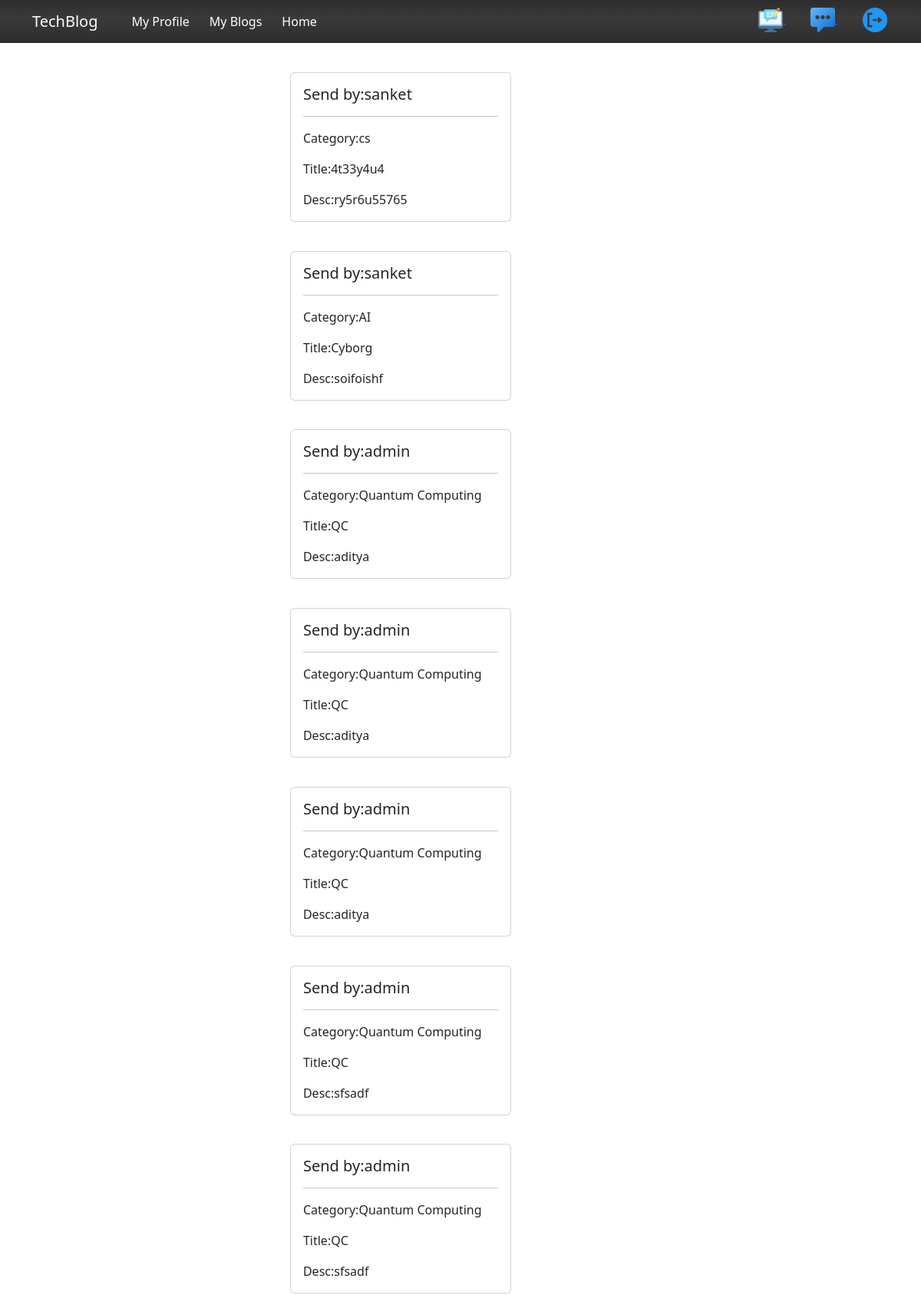
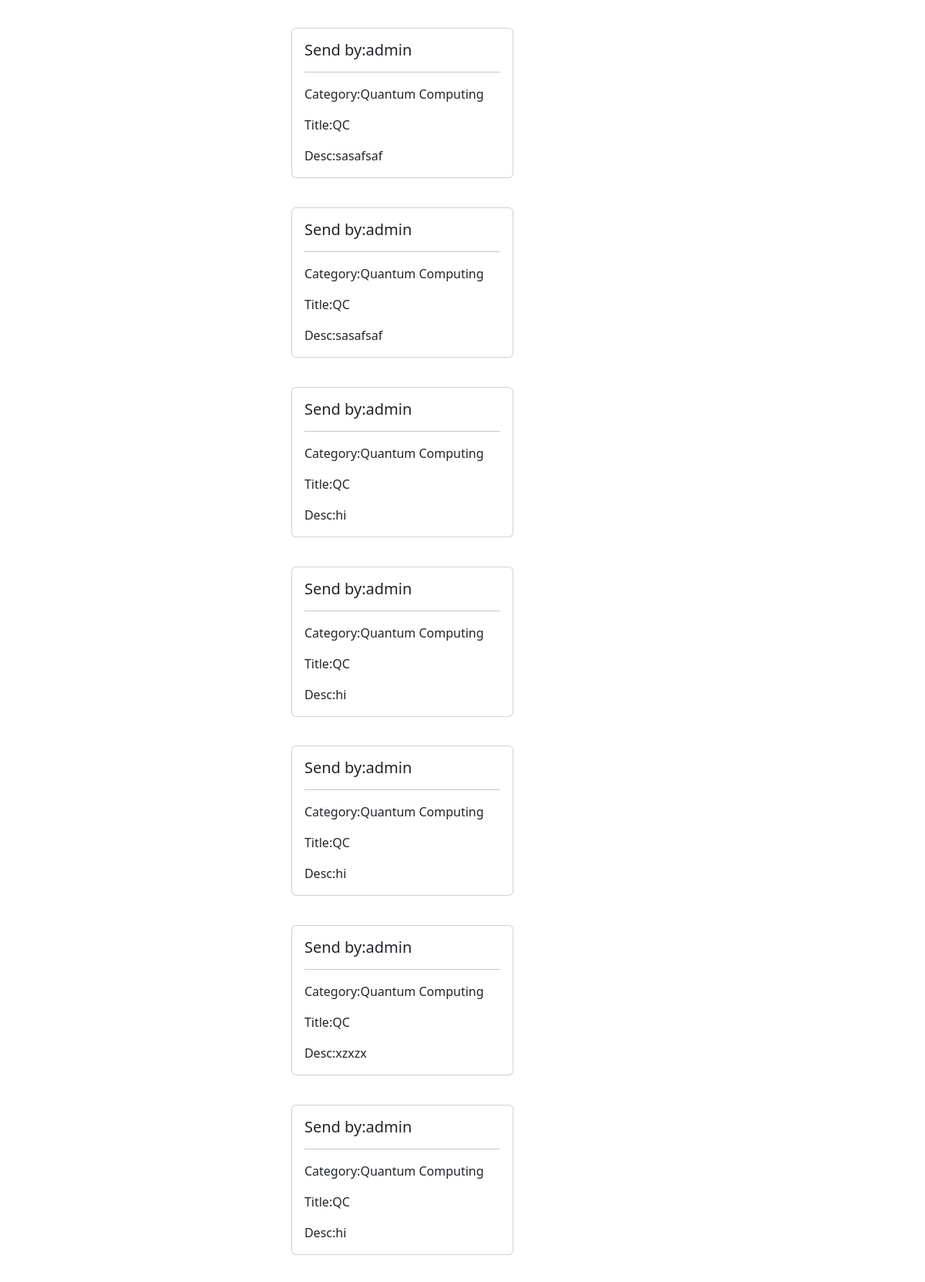
Screenshot of /myfeedbacks/ (signed in, upper part) with the database file from the repository (2 pictures, top to bottom).
### app/models.py (models this page shows, shortened)
class Feedback(models.Model):
    sno =models.AutoField(primary_key=True)
    toauthor = models.ForeignKey(User,on_delete=models.CASCADE)
    fcategory = models.CharField(max_length=20)
    ftitle = models.CharField(max_length=50)
    sender = models.CharField(max_length=20)
    fcontent = models.TextField()
    timeStamp = models.DateTimeField(blank=True)

### app/views.py (the view)
# urls.py: path('myfeedbacks/',views.myfeedbacks, name='myfeedbacks'),
def myfeedbacks(request):
    allFeedbacks = Feedback.objects.filter(toauthor = request.user)
    context = {'allFeedbacks':allFeedbacks}
    return render(request, 'myfeedbacks.html',context)

### templates/myfeedbacks.html (shortened to what this page needs)
{% extends 'myprofile.html'%}
{% block body %}
{% load static %}
<link rel="stylesheet" href="{% static 'myfeedbacks.css'%}">
{% for post  in allFeedbacks %}
<div class="feedback">
   <div class="card mb-4" style="width: 18rem;">
      <div class="card-body">
         <h5 class="card-title">Send by:{{post.sender}}</h5>
         <hr>
         <div>
            <p class="list-group-item">Category:{{post.fcategory}}</p>
            <p class="list-group-item">Title:{{post.ftitle}}</p>
            <p class="card-text">Desc:{{post.fcontent }}</p>
         </div>
      </div>
   </div>
</div>
{% endfor %}
{% endblock body %}

### static/myfeedbacks.css (style rules this page uses)
.feedback { margin-top:1cm; margin-left:10cm; }

### rows the page displays
Feedback: sender "sanket", fcategory "cs", ftitle "4t33y4u4", fcontent "ry5r6u55765"
Feedback: sender "sanket", fcategory "AI", ftitle "Cyborg", fcontent "soifoishf"
Feedback: sender "admin", fcategory "Quantum Computing", ftitle "QC", fcontent "aditya"
Feedback: sender "admin", fcategory "Quantum Computing", ftitle "QC", fcontent "aditya"
Feedback: sender "admin", fcategory "Quantum Computing", ftitle "QC", fcontent "aditya"
Feedback: sender "admin", fcategory "Quantum Computing", ftitle "QC", fcontent "sfsadf"
Feedback: sender "admin", fcategory "Quantum Computing", ftitle "QC", fcontent "sfsadf"
Feedback: sender "admin", fcategory "Quantum Computing", ftitle "QC", fcontent "sasafsaf"
Feedback: sender "admin", fcategory "Quantum Computing", ftitle "QC", fcontent "sasafsaf"
Feedback: sender "admin", fcategory "Quantum Computing", ftitle "QC", fcontent "hi"
Feedback: sender "admin", fcategory "Quantum Computing", ftitle "QC", fcontent "hi"
Feedback: sender "admin", fcategory "Quantum Computing", ftitle "QC", fcontent "hi"
Feedback: sender "admin", fcategory "Quantum Computing", ftitle "QC", fcontent "xzxzx"
Feedback: sender "admin", fcategory "Quantum Computing", ftitle "QC", fcontent "hi"
